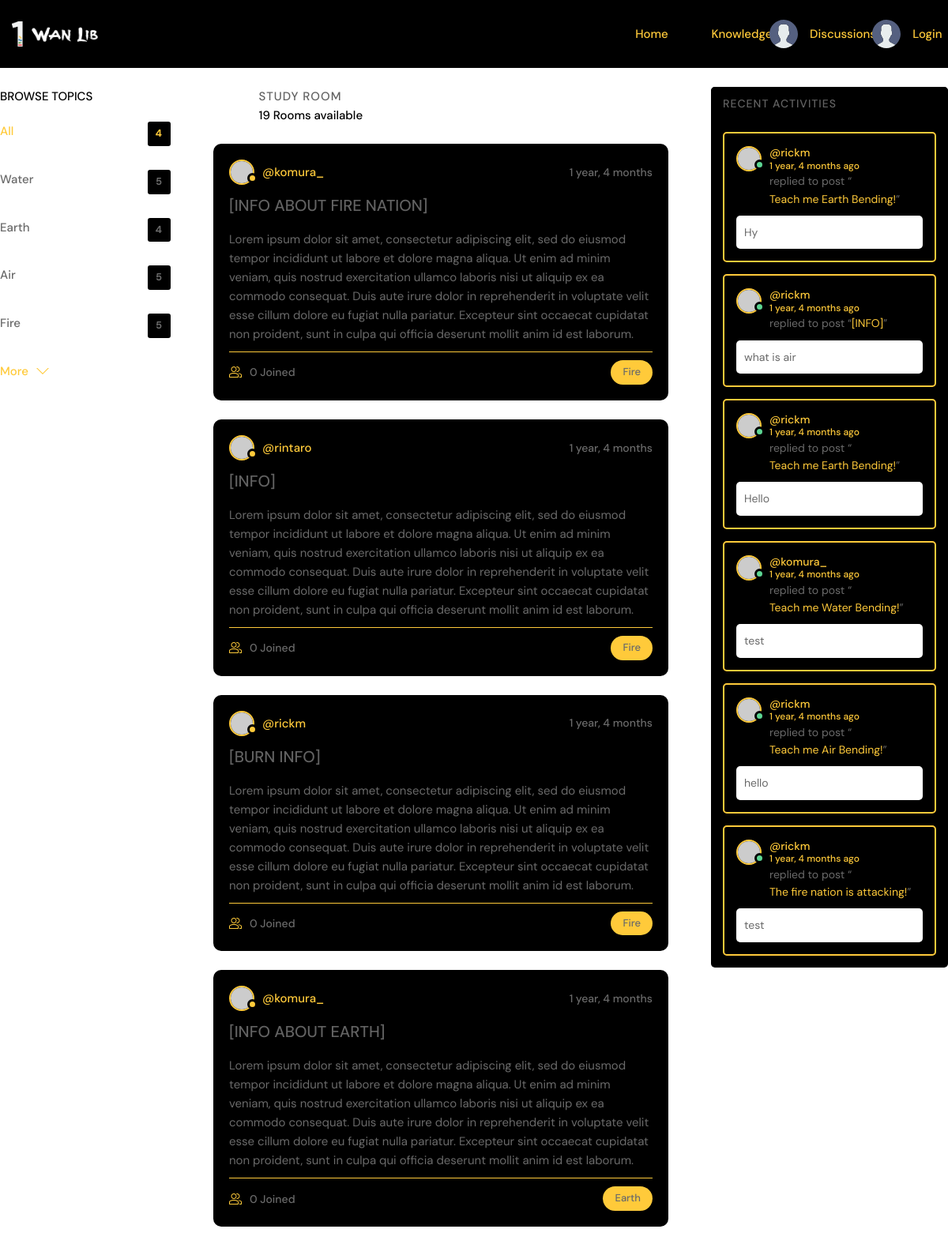
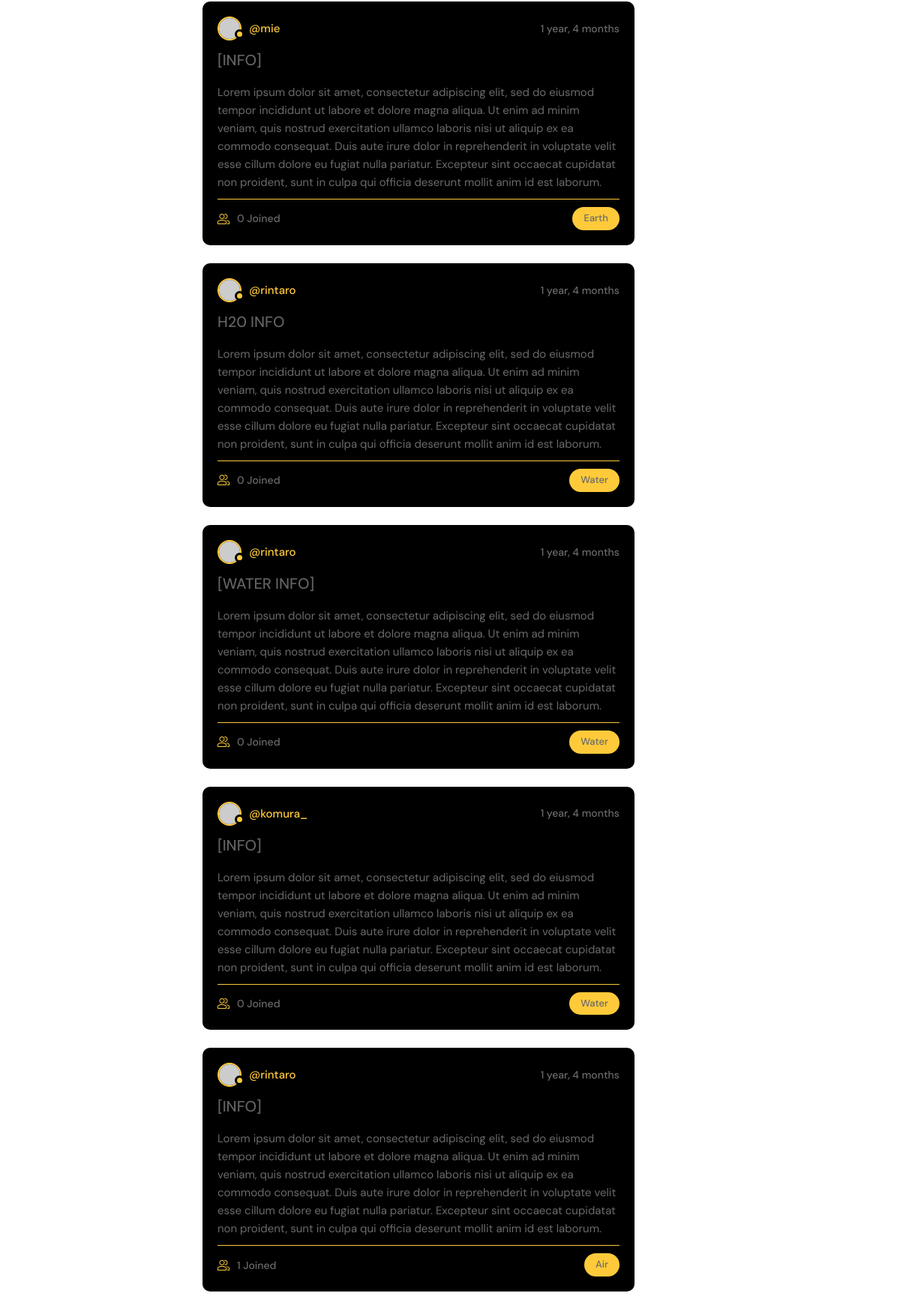
The page /home (upper part) on the database its author committed (2 pictures, top to bottom).
### base/models.py (models this page shows, shortened)
class Topic(models.Model):
    name = models.CharField(max_length=200)

class Room(models.Model):
    host = models.ForeignKey(User, on_delete=models.SET_NULL, null=True)
    topic = models.ForeignKey(Topic, on_delete=models.SET_NULL, null=True)
    type = models.ForeignKey(Type, on_delete=models.SET_NULL, null=True)
    name = models.CharField(max_length=200)
    description = models.TextField(null=True, blank=True)
    participants = models.ManyToManyField(User, related_name='participants', blank=True)
    updated = models.DateTimeField(auto_now=True)
    created = models.DateTimeField(auto_now_add=True)
    class Meta:
        ordering = ['-updated', '-created']

class Message(models.Model):
    user = models.ForeignKey(User, on_delete=models.CASCADE)
    room = models.ForeignKey(Room, on_delete=models.CASCADE)
    body = models.TextField()
    updated = models.DateTimeField(auto_now=True)
    created = models.DateTimeField(auto_now_add=True)
    class Meta:
        ordering = ['-updated', '-created']

### base/views.py (the view)
# urls.py: path('home', views.home, name="home"),
def home(request):
    q = request.GET.get('q') if request.GET.get('q') != None else ''
    rooms = Room.objects.filter(Q(topic__name__icontains = q) |
                                Q(name__icontains = q) |
                                Q(description__icontains = q))
    topics = Topic.objects.all()
    types = Type.objects.all()
    room_count = rooms.count()
    room_messages = Message.objects.filter(Q(room__name__icontains = q))
    context = {'rooms' : rooms, 'topics': topics,
               'room_count': room_count,
               'room_messages': room_messages,
               'types': types}
    return render(request, 'base/home.html', context)

### base/templates/base/home.html (shortened to what this page needs)
{% extends 'main.html' %}
{% block content %}
<main class="layout layout--3">
  <div class="container">
    {% include 'base/topic_comp.html' %}
    <div class="roomList">
      <div class="roomList__header">
        <div>
          <h2>Study Room</h2>
          <p>{{room_count}} Rooms available</p>
        </div>
      </div>
      {% include 'base/feed_comp.html' %}
    </div>
    {% include 'base/activity_comp.html' %}
  </div>
</main>
{% endblock content %}

### base/templates/base/topic_comp.html
<div class="topics">
    <div class="topics__header">
      <h2>Browse Topics</h2>
    </div>
    <ul class="topics__list">
      <li>
        <a href="{%url 'home'%}" class="active">All <span>{{topics.count}}</span></a>
      </li>
        {% for topic in topics %}
        <li>
        <a href="{% url 'home' %}?q={{topic.name}}">{{topic.name}}<span>{{topic.room_set.all.count}}</span></a>
        </li>
        {% endfor %}
    <a class="btn btn--link" href="{% url 'topics' %}">
      More
      <svg version="1.1" xmlns="http://www.w3.org/2000/svg" width="32" height="32" viewBox="0 0 32 32">
        <title>chevron-down</title>
        <path d="M16 21l-13-13h-3l16 16 16-16h-3l-13 13z"></path>
      </svg>
    </a>
  </div>

### base/templates/base/feed_comp.html (shortened to what this page needs)
{% for room in rooms %}
<div class="roomListRoom">
    <div class="roomListRoom__header">
      <a href="{%url 'profile' room.host.id %}" class="roomListRoom__author">
        <div class="avatar avatar--small">
          <img src="https://randomuser.me/api/portraits/women/11.jpg" />
        </div>
        <span>@{{room.host.username}}</span>
      </a>
      <div class="roomListRoom__actions">
        <span>{{room.created|timesince}}</span>
      </div>
    </div>
    <div class="roomListRoom__content">
      <a href="{% url 'room' room.id %}">{{room.name}}</a>
      <p>
        {{room.description}}
      </p>
    </div>
    <div class="roomListRoom__meta">
      <a href="{% url 'room' room.id %}" class="roomListRoom__joined">
        {{room.participants.all.count}} Joined
      </a>
      <p class="roomListRoom__topic">{{room.topic.name}}</p>
    </div>
  </div>
{% endfor %}

### base/templates/base/activity_comp.html (shortened to what this page needs)
<div class="activities">
    <div class="activities__header">
      <h2>Recent Activities</h2>
    </div>
    {% for message in room_messages %}
    <div class="activities__box">
      <div class="activities__boxHeader roomListRoom__header">
        <a href="{%url 'profile' message.user.id%}" class="roomListRoom__author">
          <div class="avatar avatar--small active">
            <img src="https://randomuser.me/api/portraits/men/13.jpg" />
          </div>
          <p>
            @{{message.user}}
            <span>{{message.created|timesince}} ago</span>
          </p>
        </a>
      </div>
      <div class="activities__boxContent">
        <p>replied to post “<a href="{%url 'room' message.room.id%}">{{message.room.name}}</a>”</p>
        <div class="activities__boxRoomContent">
            {{message.body}}
        </div>
      </div>
    </div>
    {% endfor %}
  </div>

### rows shown on the page
Topic: name "Water", room_set.all.count "5"
Topic: name "Earth", room_set.all.count "4"
Topic: name "Air", room_set.all.count "5"
Topic: name "Fire", room_set.all.count "5"
Room: host.username "komura_", created "1 year, 4 months", name "[INFO ABOUT FIRE NATION]", description "Lorem ipsum dolor sit amet, consectetur adipiscing elit, sed do eiusmod tempor incididunt ut labore et dolore magna aliqua. Ut enim ad minim veniam, quis nostrud exercitation ullamco laboris nisi ut aliquip ex ea commodo consequat. Duis aute irure dolor in reprehenderit in voluptate velit esse cillum dolore eu fugiat nulla pariatur. Excepteur sint occaecat cupidatat non proident, sunt in culpa qui officia deserunt mollit anim id est laborum.", participants.all.count "0", topic.name "Fire"
Room: host.username "rintaro", created "1 year, 4 months", name "[INFO]", description "Lorem ipsum dolor sit amet, consectetur adipiscing elit, sed do eiusmod tempor incididunt ut labore et dolore magna aliqua. Ut enim ad minim veniam, quis nostrud exercitation ullamco laboris nisi ut aliquip ex ea commodo consequat. Duis aute irure dolor in reprehenderit in voluptate velit esse cillum dolore eu fugiat nulla pariatur. Excepteur sint occaecat cupidatat non proident, sunt in culpa qui officia deserunt mollit anim id est laborum.", participants.all.count "0", topic.name "Fire"
Room: host.username "rickm", created "1 year, 4 months", name "[BURN INFO]", description "Lorem ipsum dolor sit amet, consectetur adipiscing elit, sed do eiusmod tempor incididunt ut labore et dolore magna aliqua. Ut enim ad minim veniam, quis nostrud exercitation ullamco laboris nisi ut aliquip ex ea commodo consequat. Duis aute irure dolor in reprehenderit in voluptate velit esse cillum dolore eu fugiat nulla pariatur. Excepteur sint occaecat cupidatat non proident, sunt in culpa qui officia deserunt mollit anim id est laborum.", participants.all.count "0", topic.name "Fire"
Room: host.username "komura_", created "1 year, 4 months", name "[INFO ABOUT EARTH]", description "Lorem ipsum dolor sit amet, consectetur adipiscing elit, sed do eiusmod tempor incididunt ut labore et dolore magna aliqua. Ut enim ad minim veniam, quis nostrud exercitation ullamco laboris nisi ut aliquip ex ea commodo consequat. Duis aute irure dolor in reprehenderit in voluptate velit esse cillum dolore eu fugiat nulla pariatur. Excepteur sint occaecat cupidatat non proident, sunt in culpa qui officia deserunt mollit anim id est laborum.", participants.all.count "0", topic.name "Earth"
Room: host.username "mie", created "1 year, 4 months", name "[INFO]", description "Lorem ipsum dolor sit amet, consectetur adipiscing elit, sed do eiusmod tempor incididunt ut labore et dolore magna aliqua. Ut enim ad minim veniam, quis nostrud exercitation ullamco laboris nisi ut aliquip ex ea commodo consequat. Duis aute irure dolor in reprehenderit in voluptate velit esse cillum dolore eu fugiat nulla pariatur. Excepteur sint occaecat cupidatat non proident, sunt in culpa qui officia deserunt mollit anim id est laborum.", participants.all.count "0", topic.name "Earth"
Room: host.username "rintaro", created "1 year, 4 months", name "H20 INFO", description "Lorem ipsum dolor sit amet, consectetur adipiscing elit, sed do eiusmod tempor incididunt ut labore et dolore magna aliqua. Ut enim ad minim veniam, quis nostrud exercitation ullamco laboris nisi ut aliquip ex ea commodo consequat. Duis aute irure dolor in reprehenderit in voluptate velit esse cillum dolore eu fugiat nulla pariatur. Excepteur sint occaecat cupidatat non proident, sunt in culpa qui officia deserunt mollit anim id est laborum.", participants.all.count "0", topic.name "Water"
Room: host.username "rintaro", created "1 year, 4 months", name "[WATER INFO]", description "Lorem ipsum dolor sit amet, consectetur adipiscing elit, sed do eiusmod tempor incididunt ut labore et dolore magna aliqua. Ut enim ad minim veniam, quis nostrud exercitation ullamco laboris nisi ut aliquip ex ea commodo consequat. Duis aute irure dolor in reprehenderit in voluptate velit esse cillum dolore eu fugiat nulla pariatur. Excepteur sint occaecat cupidatat non proident, sunt in culpa qui officia deserunt mollit anim id est laborum.", participants.all.count "0", topic.name "Water"
Room: host.username "komura_", created "1 year, 4 months", name "[INFO]", description "Lorem ipsum dolor sit amet, consectetur adipiscing elit, sed do eiusmod tempor incididunt ut labore et dolore magna aliqua. Ut enim ad minim veniam, quis nostrud exercitation ullamco laboris nisi ut aliquip ex ea commodo consequat. Duis aute irure dolor in reprehenderit in voluptate velit esse cillum dolore eu fugiat nulla pariatur. Excepteur sint occaecat cupidatat non proident, sunt in culpa qui officia deserunt mollit anim id est laborum.", participants.all.count "0", topic.name "Water"
Room: host.username "rintaro", created "1 year, 4 months", name "[INFO]", description "Lorem ipsum dolor sit amet, consectetur adipiscing elit, sed do eiusmod tempor incididunt ut labore et dolore magna aliqua. Ut enim ad minim veniam, quis nostrud exercitation ullamco laboris nisi ut aliquip ex ea commodo consequat. Duis aute irure dolor in reprehenderit in voluptate velit esse cillum dolore eu fugiat nulla pariatur. Excepteur sint occaecat cupidatat non proident, sunt in culpa qui officia deserunt mollit anim id est laborum.", participants.all.count "1", topic.name "Air"
Message: user "rickm", created "1 year, 4 months", room.name "Teach me Earth Bending!", body "Hy"
Message: user "rickm", created "1 year, 4 months", room.name "[INFO]", body "what is air"
Message: user "rickm", created "1 year, 4 months", room.name "Teach me Earth Bending!", body "Hello"
Message: user "komura_", created "1 year, 4 months", room.name "Teach me Water Bending!", body "test"
Message: user "rickm", created "1 year, 4 months", room.name "Teach me Air Bending!", body "hello"
Message: user "rickm", created "1 year, 4 months", room.name "The fire nation is attacking!", body "test"

### other values the page prints
{{ topics.count }} "4"
{{ room_count }} "19"
